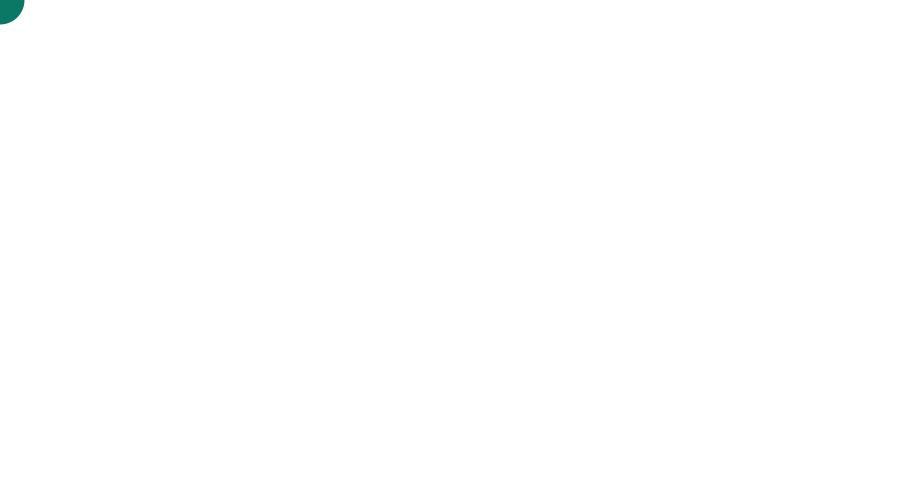
Frame 1 (no input)
Frame 60 (the mouse pressed at the canvas centre just before this capture): identical to frame 1, image omitted
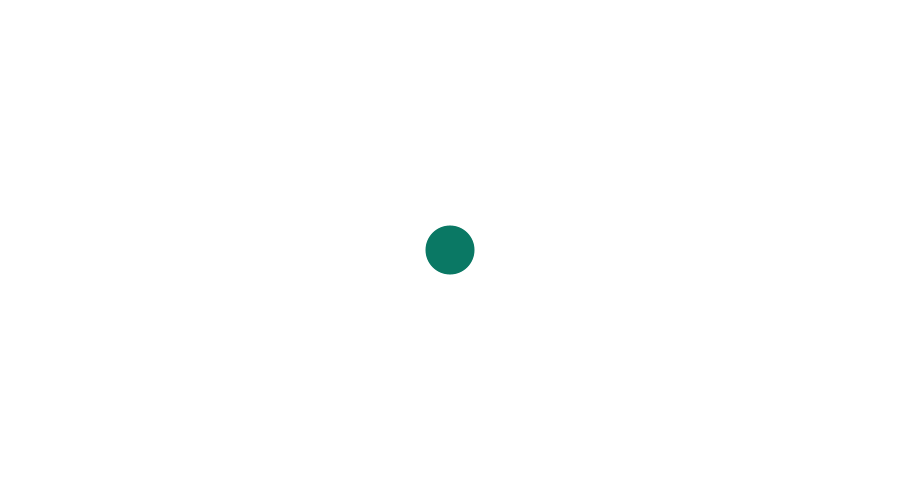
Frame 120 (the mouse held since frame 60 and released just before this capture)

The Processing sketch that drew these frames (run headless with seeded random() and noise(); from frame 60 on, the mouse is pressed at the canvas centre):

// Processing sketch: d7_hw
// ── d7_hw.pde
int size = 50;
int[] posX = new int[size];
int[] posY = new int[size];

void setup() {
  size(900,500);  
  for (int i=0; i<size; i++) {
    posX[i] = 0;
    posY[i] = 0;
  }
}

void draw() {
  background(255);
  //THIS IS SHIFTING THE ARRAY VALUE
  for (int i=0; i<size-1; i++) {
    //posX[0] = posX[1], posX[1] = posX[2], posX[2] = posX[3] and so on
    posX[i] = posX[i+1];
    posY[i] = posY[i+1];
  }
  
  posX[size-1] = mouseX;
  posY[size-1] = mouseY;
  
  for (int i=0; i<size; i++) {
    noStroke();
    fill(255-i*5, 120, 100);
    ellipse(posX[i], posY[i], i, i);  
  }
  
  if (mousePressed) {
    stroke(255);
    fill(0);
  }
  else { 
        stroke(0);
        fill(255);
  }
}

//void mousePressed() {
//     strokeWeight(5);
//     line(pmouseX, pmouseY, mouseX, mouseY);
//  posX = append(posX, pmouseX);
//  posY = append(posY, pmouseY);
//}
//
//void mouseReleased() {
//  posX = append(posX, pmouseX);
//  posY = append(posY, pmouseY);
//}
